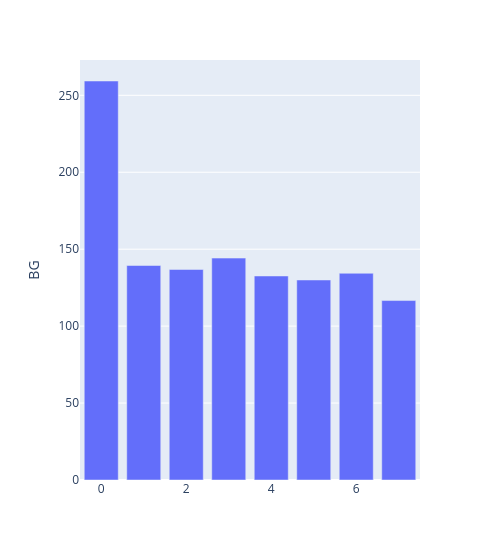

The cell this chart's notebook holds for it:
### Code cell
#px.bar(traces.query('QC==1').groupby(level='frame').mean(), y='A', width=500)
px.bar(traces.query('QC==1').groupby(level='frame').mean(), y='BG', width=500)

### Figure 1 — Plotly figure (JSON) as saved in the notebook; plotly's stock layout.template omitted (floating-point values rounded to 4 significant figures)
{"data": [{"alignmentgroup": "True", "hoverlabel": {"namelength": 0}, "hovertemplate": "BG=%{y}", "legendgroup": "", "marker": {"color": "#636efa"}, "name": "", "offsetgroup": "", "orientation": "v", "showlegend": false, "textposition": "auto", "type": "bar", "xaxis": "x", "y": [259.3, 139.4, 136.8, 144.2, 132.6, 130.0, 134.3, 116.6], "yaxis": "y"}], "layout": {"barmode": "relative", "legend": {"tracegroupgap": 0}, "margin": {"t": 60}, "width": 500, "xaxis": {"anchor": "y", "domain": [0, 1]}, "yaxis": {"anchor": "x", "domain": [0, 1], "title": {"text": "BG"}}}}
